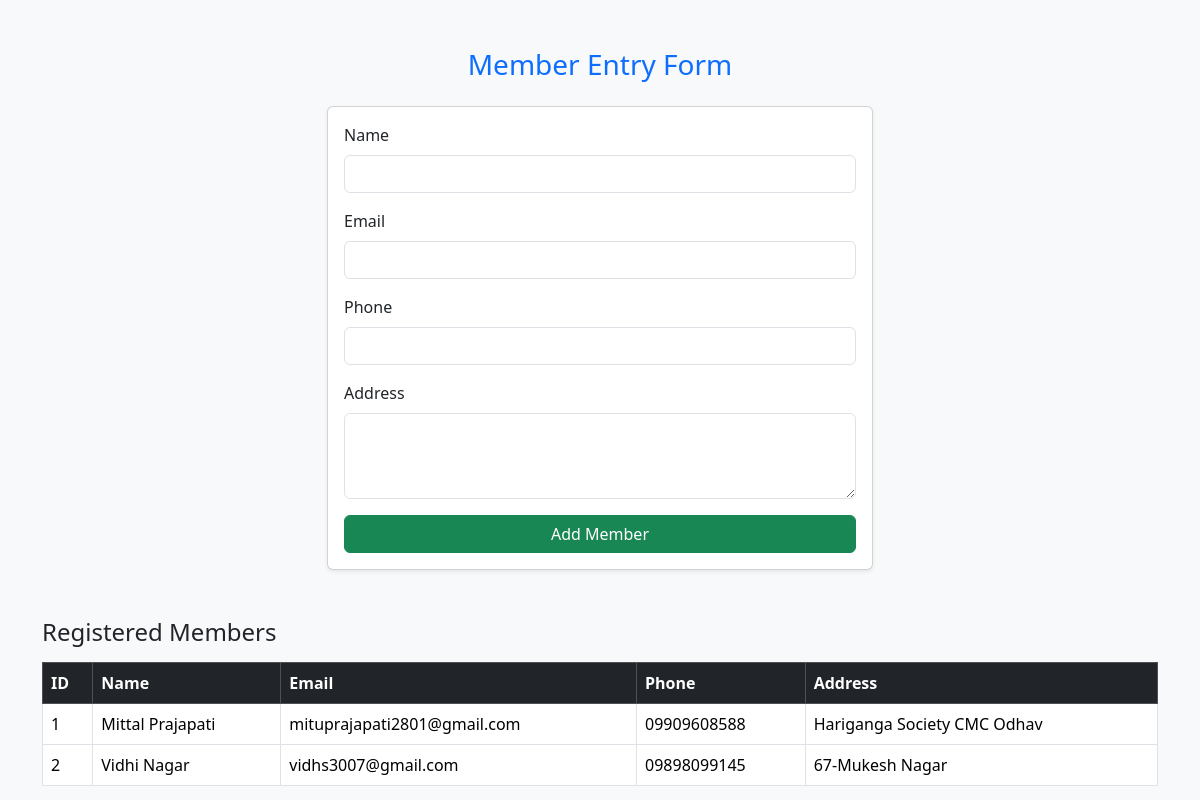
Page /member/ on the committed database.
### library_app/models.py (models this page shows, shortened)
class Member(models.Model):
    membername = models.CharField(max_length=100)
    email = models.EmailField()
    phone = models.CharField(max_length=15)
    address = models.TextField()

### library_app/views.py (the view, shortened to what this page needs)
# urls.py: path('member/', views.member, name='member'),
def member(request):
    showmember = Member.objects.all()
    return render(request, 'member_form.html', {'showmember': showmember})

### templates/member_form.html (shortened to what this page needs)
<!DOCTYPE html>
<html lang="en">
<head>
  <link href="https://cdn.jsdelivr.net/npm/bootstrap@5.3.3/dist/css/bootstrap.min.css" rel="stylesheet">
</head>
<body class="bg-light">
<div class="container mt-5">
  <h3 class="text-center text-primary mb-4">Member Entry Form</h3>
  <div class="row justify-content-center">
    <div class="col-md-6">
      <div class="card shadow-sm">
        <div class="card-body">
          <form method="POST">
            <div class="mb-3">
              <label class="form-label">Name</label>
              <input type="text" name="membername" class="form-control" required>
            </div>
            <div class="mb-3">
              <label class="form-label">Email</label>
              <input type="email" name="email" class="form-control" required>
            </div>
            <div class="mb-3">
              <label class="form-label">Phone</label>
              <input type="text" name="phone" class="form-control" required>
            </div>
            <div class="mb-3">
              <label class="form-label">Address</label>
              <textarea name="address" rows="3" class="form-control" required></textarea>
            </div>
            <button type="submit" class="btn btn-success w-100">Add Member</button>
          </form>
        </div>
      </div>
    </div>
  </div>
  <h4 class="mt-5">Registered Members</h4>
  <table class="table table-bordered mt-3">
    <thead class="table-dark">
      <tr>
        <th>ID</th>
        <th>Name</th>
        <th>Email</th>
        <th>Phone</th>
        <th>Address</th>
      </tr>
    </thead>
    <tbody>
      {% for m in showmember %}
      <tr>
        <td>{{ m.id }}</td>
        <td>{{ m.membername }}</td>
        <td>{{ m.email }}</td>
        <td>{{ m.phone }}</td>
        <td>{{ m.address }}</td>
      </tr>
      {% empty %}
      <tr>
        <td colspan="5" class="text-center text-muted">No members found.</td>
      </tr>
      {% endfor %}
    </tbody>
  </table>
</div>
</body>
</html>

### rows in the picture
Member: id "1", membername "Mittal Prajapati", email "mituprajapati2801@gmail.com", phone "09909608588", address "Hariganga Society CMC Odhav"
Member: id "2", membername "Vidhi Nagar", email "vidhs3007@gmail.com", phone "09898099145", address "67-Mukesh Nagar"
